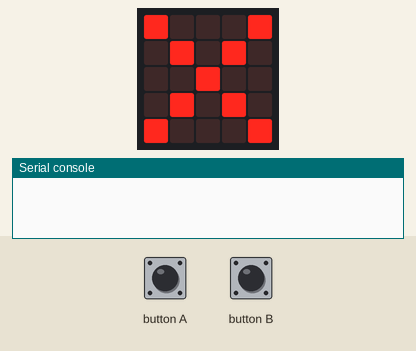
Recording of a program running on a simulated BBC micro:bit (MakeCode). On the bench: the board's 5×5 LED display, the last lines printed to the serial console. The inputs (shaded band) are chosen by the test bench. No radio messages arrive unless stated (any console line starting 'radio sent:' is added by the test bench).

Above: at 1.2 s.
1.3 s: button A pressed for 1 s
At 2.5 s:
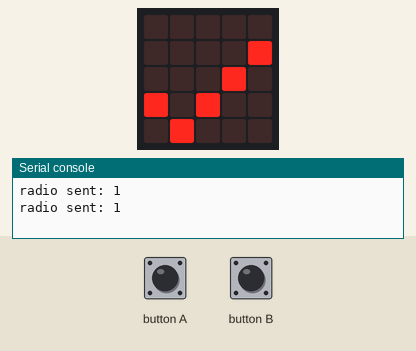
3.8 s: button B pressed for 1 s
At 5.2 s:
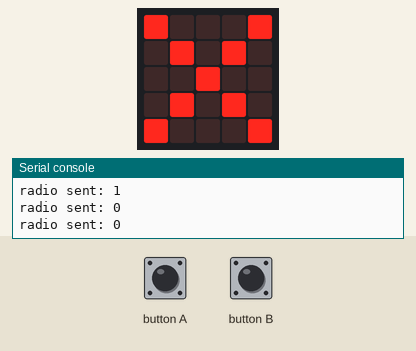
6.3 s: button A pressed for 0.15 s
At 6.8 s:
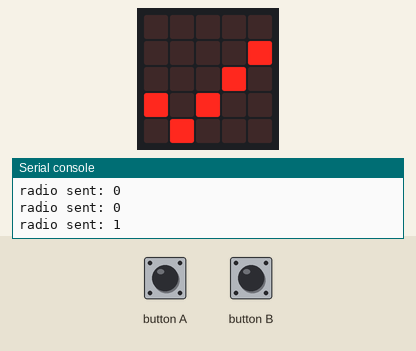
Timing chart, 0 to 9.3 s (numbered marks = the images above; inputs shaded):
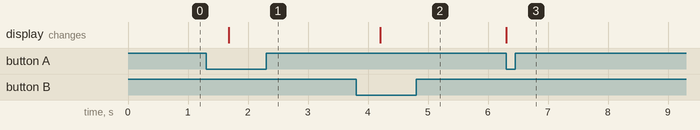

The program:

main.ts
```typescript
radio.onReceivedNumber(function (receivedNumber) {
    Number2 = receivedNumber
})
/**
 * 1 - вкл
 *
 * 0 - выкл
 *
 * 3 - работает
 */
let ONOFF = 0
let Number2 = 0
radio.setGroup(777)
basic.forever(function () {
    if (Number2 == 3) {
        music.playTone(932, music.beat(BeatFraction.Breve))
        basic.clearScreen()
        basic.showLeds(`
            . # . # .
            # . # . #
            . # . # .
            # . # . #
            . # . # .
            `)
    }
    if (input.buttonIsPressed(Button.A)) {
        radio.sendNumber(1)
        ONOFF = 1
    }
    if (input.buttonIsPressed(Button.B)) {
        radio.sendNumber(0)
        Number2 = 0
        ONOFF = 0
    }
    if (ONOFF == 1) {
        basic.showLeds(`
            . . . . .
            . . . . #
            . . . # .
            # . # . .
            . # . . .
            `)
    } else if (ONOFF == 0) {
        basic.showLeds(`
            # . . . #
            . # . # .
            . . # . .
            . # . # .
            # . . . #
            `)
    }
})
```

test.ts
```typescript
// здесь помещаются тесты; они не будут скомпилированы, пока пакет используется в качестве расширения.
```

Measured:
- after the input at 1.3 s, the display: changes after 0.38 s (image 1)
- after the input at 3.8 s, the display: changes after 0.40 s (image 2)
- after the input at 6.3 s, the display: changes at once (image 3)
